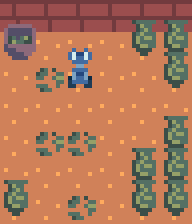

The Python source for this figure:
import enum
import functools

import numpy as np
import jax
import jax.numpy as jnp
import einops
from PIL import Image

from typing import Callable, Self
from jaxtyping import UInt8, Bool, Float, Array, PRNGKeyArray

import strux
import sprites


# # # 
# Environment


class Item(enum.IntEnum):
    EMPTY = 0
    TRASH = 1
    VASE = 2


@strux.struct
class State:
    """
    State of a grid world.
    """
    robot_pos: UInt8[Array, "2"]
    goal_pos: UInt8[Array, "2"]
    items_map: UInt8[Array, "world_size world_size"] # Item[world_size,world_size]
    inventory: UInt8[Array, ""]


@strux.struct
class Observation:
    grid: Bool[Array, "world_size world_size 4"] # world map
    vec: Bool[Array, "2"] # inventory


class Action(enum.IntEnum):
    WAIT = 0 # do nothing
    UP = 1 # move up
    LEFT = 2 # move left
    DOWN = 3 # move down
    RIGHT = 4 # move right
    PICKUP = 5 # pick up item
    PUTDOWN = 6 # drop held item


@strux.struct
class Environment:
    """
    A grid world with a particular layout.
    """
    init_robot_pos: UInt8[Array, "2"]
    init_items_map: UInt8[Array, "world_size world_size"]
    goal_pos: UInt8[Array, "2"]
    
    
    @property
    def world_size(self) -> int:
        ws, ws_ = self.init_items_map.shape
        return ws


    @jax.jit
    def reset(self: Self) -> State:
        """
        Initial state for the given layout.
        """
        return State(
            robot_pos=self.init_robot_pos,
            items_map=self.init_items_map,
            inventory=jnp.array(Item.EMPTY, dtype=jnp.uint8),
            goal_pos=self.goal_pos,
        )

    
    @jax.jit
    def step(self: Self, state: State, action: Action) -> State:
        # move robot
        deltas = jnp.array((
            ( 0,  0), # (do nothing)
            (-1,  0), # move up
            ( 0, -1), # move left
            (+1,  0), # move down
            ( 0, +1), # move right
            ( 0,  0), # (pick up item)
            ( 0,  0), # (drop held item)
        ), dtype=jnp.int8)
        try_robot_pos = state.robot_pos + deltas[action]
        new_robot_pos = jnp.clip(
            try_robot_pos,
            min=0,
            max=self.world_size-1,
        )
        state = state.replace(
            robot_pos=new_robot_pos,
        )
        robot_pos = (state.robot_pos[0], state.robot_pos[1]) # for indexing
        
        # collide with items
        on_item = state.items_map[robot_pos]
        new_item = jnp.where(
            (on_item == Item.VASE),
            Item.TRASH,
            on_item,
        )
        state = state.replace(
            items_map=state.items_map.at[robot_pos].set(new_item),
        )

        # pick up item
        do_pickup = (action == Action.PICKUP) & (state.inventory == Item.EMPTY)
        on_item = state.items_map[robot_pos]
        new_inventory = jnp.where(
            do_pickup,
            on_item,
            state.inventory,
        )
        new_item = jnp.where(
            do_pickup,
            Item.EMPTY,
            on_item,
        )
        state = state.replace(
            inventory=new_inventory,
            items_map=state.items_map.at[robot_pos].set(new_item),
        )

        # put down item
        on_item = state.items_map[robot_pos]
        do_putdown = (action == Action.PUTDOWN) & (on_item == Item.EMPTY)
        new_inventory = jnp.where(
            do_putdown,
            Item.EMPTY,
            state.inventory,
        )
        new_item = jnp.where(
            do_putdown,
            state.inventory,
            on_item,
        )
        state = state.replace(
            inventory=new_inventory,
            items_map=state.items_map.at[robot_pos].set(new_item),
        )

        # dispose of items placed in bin
        state = state.replace(
            items_map=state.items_map.at[
                state.goal_pos[0],
                state.goal_pos[1],
            ].set(Item.EMPTY),
        )

        return state


    @jax.jit
    def observe(self: Self, state: State) -> Observation:
        # grid data (positional stuff)
        grid = jnp.zeros((self.world_size, self.world_size, 4), dtype=bool)
        grid = grid.at[
            state.robot_pos[0],
            state.robot_pos[1],
            0,
        ].set(True)
        grid = grid.at[
            state.goal_pos[0],
            state.goal_pos[1],
            1,
        ].set(True)
        grid = grid.at[:, :, 2].set(state.items_map == Item.TRASH)
        grid = grid.at[:, :, 2].set(state.items_map == Item.VASE)
        # feature data (inventory status)
        vec = jnp.zeros((2,), dtype=bool)
        vec = vec.at[0].set(state.inventory == Item.TRASH)
        vec = vec.at[1].set(state.inventory == Item.VASE)
        # done
        return Observation(grid=grid, vec=vec)


    @jax.jit
    def render(self: Self, state: State) -> UInt8[Array, "height width rgb"]:
        def stack(a, b):
            return jnp.where(b > 0, b, a)
        # choose avatar
        robot_sprite = jnp.stack((
            sprites.ROBOT,
            sprites.ROBOT_TRASH,
            sprites.ROBOT_VASE,
        ))[state.inventory]
        
        # select sprites for other tiles
        tall_sprites = jnp.zeros(
            (self.world_size, self.world_size, 16, 8),
            dtype=jnp.uint8,
        )
        tall_sprites = tall_sprites.at[0, :].set(sprites.FLOOR)
        tall_sprites = tall_sprites.at[1:, :, 8:].set(sprites.FLOOR[8:])
        tall_sprites = jnp.where(
            (state.items_map == Item.TRASH)[:,:,None,None],
            jnp.where(
                sprites.TRASH > 0,
                sprites.TRASH,
                tall_sprites,
            ),
            tall_sprites,
        )
        tall_sprites = jnp.where(
            (state.items_map == Item.VASE)[:,:,None,None],
            jnp.where(
                sprites.VASE > 0,
                sprites.VASE,
                tall_sprites,
            ),
            tall_sprites,
        )
        tall_sprites = tall_sprites.at[
            state.goal_pos[0],
            state.goal_pos[1],
        ].set(jnp.where(
            (sprites.GOAL > 0),
            sprites.GOAL,
            tall_sprites[state.goal_pos[0], state.goal_pos[1]],
        ))
        tall_sprites = tall_sprites.at[
            state.robot_pos[0],
            state.robot_pos[1],
        ].set(jnp.where(
            (robot_sprite > 0),
            robot_sprite,
            tall_sprites[state.robot_pos[0], state.robot_pos[1]],
        ))
        # pack the sprites together
        bottoms = tall_sprites[:, :, 8:, :]
        tops = tall_sprites[:, :, :8, :]
        tiles = jnp.zeros(
            (self.world_size+1, self.world_size, 8, 8),
            dtype=jnp.uint8,
        )
        tiles = tiles.at[1:, :, :, :].set(bottoms)
        tiles = tiles.at[:-1, :, :, :].set(jnp.where(
            tops > 0,
            tops,
            tiles[:-1],
        ))
        # form into 2d image
        image = einops.rearrange(tiles, 'H W h w -> (H h) (W w)')

        # apply color palette
        image = jnp.array(sprites.PALETTE, dtype=jnp.uint8)[image]
        return image


@functools.partial(
    jax.jit,
    static_argnames=("world_size", "num_trash", "num_vases"),
)
def generate(
    key: PRNGKeyArray,
    world_size: int,
    num_trash: int,
    num_vases: int,
) -> Environment:
    """
    Randomly construct an environment layout.
    """
    # fixed goal pos
    goal_pos = jnp.zeros((2,), dtype=jnp.uint8)

    # list of possible item/robot coordinates
    coords = einops.rearrange(
        jnp.indices((world_size, world_size)),
        'c h w -> c (h w)',
    )
    # exclude (0,0) (used for goal)
    coords = coords[:, 1:]

    # sample robot and item positions without replacement
    num_positions = 1 + num_trash + num_vases
    all_positions = jax.random.choice(
        key=key,
        a=coords,
        shape=(num_positions,),
        axis=1,
        replace=False,
    )
    robot_pos = all_positions[:, 0]
    items_pos = all_positions[:, 1:]

    # create item map
    items_map = jnp.zeros((world_size, world_size), dtype=jnp.uint8)
    items_map = items_map.at[
        items_pos[0, :num_trash],
        items_pos[1, :num_trash],
    ].set(Item.TRASH)
    items_map = items_map.at[
        items_pos[0, num_trash:],
        items_pos[1, num_trash:],
    ].set(Item.VASE)
    
    return Environment(
        init_robot_pos=robot_pos,
        init_items_map=items_map,
        goal_pos=goal_pos,
    )


# # # 
# Rollouts


@strux.struct
class Transition:
    state: State
    obs: Observation
    value_pred: Float[Array, ""]
    action: UInt8[Array, ""]
    action_logits: Float[Array, "num_actions"]
    next_state: State


@strux.struct
class Rollout:
    transitions: Transition["num_steps"]
    final_obs: Observation
    final_value_pred: Float[Array, ""]


@functools.partial(jax.jit, static_argnames=("actor_critic", "num_steps"))
def collect_rollout(
    env: Environment,
    key: PRNGKeyArray,
    actor_critic: Callable[
        [Observation],
        tuple[Float[Array, "num_actions"], Float[Array, ""]]
    ],
    num_steps: int,
) -> Rollout:
    def step(carry, _):
        key, state = carry
        key_step, key = jax.random.split(key)
        obs = env.observe(state)
        action_logits, value_pred = actor_critic(obs)
        action = jax.random.categorical(
            key=key_step,
            logits=action_logits,
        )
        next_state = env.step(state, action)
        transition = Transition(
            state=state,
            obs=obs,
            value_pred=value_pred,
            action=action,
            action_logits=action_logits,
            next_state=next_state,
        )
        return (key, next_state), transition
    (key, final_state), transitions = jax.lax.scan(
        step,
        (key, env.reset()),
        length=num_steps,
    )
    final_obs = env.observe(final_state)
    _, final_value_pred = actor_critic(final_obs)
    return Rollout(
        transitions=transitions,
        final_obs=final_obs,
        final_value_pred=final_value_pred,
    )


# # # 
# Rewards


type RewardFunction = Callable[[State, Action, State], float]


def reward_simple(
    state: State,
    action: Action,
    next_state: State,
) -> float:
    pickup_reward = (
        (state.items_map[state.robot_pos[0], state.robot_pos[1]] == Item.TRASH)
        & (state.inventory == Item.EMPTY)
        & (action == Action.PICKUP)
    )
    putdown_reward = (
        (state.goal_pos[0] == state.robot_pos[0])
        & (state.goal_pos[1] == state.robot_pos[1])
        & (state.inventory == Item.TRASH)
        & (action == Action.PUTDOWN)
    )
    return (pickup_reward + putdown_reward).astype(float)


def reward_potential(
    state: State,
    action: Action,
    next_state: State,
    discount_factor: float,
) -> float:
    putdown_reward = (
        (state.goal_pos[0] == state.robot_pos[0])
        & (state.goal_pos[1] == state.robot_pos[1])
        & (state.inventory == Item.TRASH)
        & (action == Action.PUTDOWN)
    )
    potential0 = (state.inventory == Item.TRASH)
    potential1 = (next_state.inventory == Item.TRASH)
    shape_term = discount_factor * potential1 - potential0
    return putdown_reward + shape_term


def reward_no_crash_vase(
    state: State,
    action: Action,
    next_state: State,
) -> float:
    # TODO: Quiz: Are there any situations where it will still be optimal to
    # crash a vase?
    r = (next_state.robot_pos[0], next_state.robot_pos[1])
    crashed_vase = (
        (state.items_map[r] == Item.VASE)
        & (next_state.items_map[r] == Item.TRASH)
    )
    return -crashed_vase


def combined_reward(
    state: State,
    action: Action,
    next_state: State,
    discount_factor: float,
) -> float:
    rp = reward_potential(
        state,
        action,
        next_state,
        discount_factor=discount_factor,
    )
    rv = reward_no_crash_vase(
        state,
        action,
        next_state,
    )
    return rp + rv


# TODO: Yeah I think this is a good exercise. Just have to get over the "if"
# JAX hurdle and finish building out the implementation.


# # # 
# Testing


@functools.partial(jax.jit, static_argnames=("grid_width",))
def animate_rollouts(
    env: Environment, # or environments...
    rollouts: Rollout["n"],
    grid_width: int,
) -> UInt8[Array, "num_steps+1 H*h+H+1 W*w+W+1 rgb"]:
    n = jax.tree.leaves(rollouts)[0].shape[0]
    assert (n % grid_width) == 0

    # full state sequence
    all_states = jax.tree.map(
        lambda xs, xs_: jnp.concatenate((xs, xs_[:, [-1]]), axis=1),
        rollouts.transitions.state,
        rollouts.transitions.next_state,
    )
    
    # render images for all states
    images = jax.vmap(jax.vmap(env.render))(all_states)

    # rearrange into a (padded) grid of renders
    images = jnp.pad(
        images,
        pad_width=(
            (0, 0), # env
            (0, 0), # steps
            (0, 1), # height
            (0, 1), # width
            (0, 0), # channel
        ),
    )
    grid = einops.rearrange(
        images,
        '(H W) t h w rgb -> t (H h) (W w) rgb',
        W=grid_width,
    )
    grid = jnp.pad(
        grid,
        pad_width=(
            (0, 4), # time
            (1, 0), # height
            (1, 0), # width
            (0, 0), # channel
        ),
    )
    return grid


def rollouts(
    world_size: int = 8,
    num_trash: int = 8,
    num_vases: int = 8,
    episode_horizon: int = 256,
    num_parallel_envs: int = 32,
    animation_path: str = "animation.gif",
    seed: int = 42,
):
    key = jax.random.key(seed=seed)
    env = generate(
        key,
        world_size=world_size,
        num_trash=num_trash,
        num_vases=num_vases,
    )
    
    print("generating environments...")
    envs = jax.vmap(generate, in_axes=(0,None,None,None))(
        jax.random.split(key, num_parallel_envs),
        world_size,
        num_trash,
        num_vases,
    )
    def actor_critic(obs):
        return jnp.zeros(len(Action)), 0.
    print("collecting rollouts...")
    rollouts = jax.jit(jax.vmap(
        collect_rollout,
        in_axes=(0,0,None,None),
    ))(
        envs,
        jax.random.split(num_parallel_envs),
        actor_critic,
        episode_horizon,
    )
    print("rendering rollouts...")
    frames = animate_rollouts(
        env=env, # TODO: maybe envs?
        rollouts=rollouts,
        grid_width=8,
    )
    print("saving gif...")
    frames = np.array(frames)
    Image.fromarray(frames[0]).save(
        animation_path,
        save_all=True,
        append_images=[Image.fromarray(f) for f in frames[1:]],
        duration=5,
        loop=0,
    )


def play(
    world_size: int = 8,
    num_trash: int = 8,
    num_vases: int = 8,
    seed: int = 42,
):
    import readchar
    import matthewplotlib as mp

    key = jax.random.key(seed=seed)
    env = generate(
        key,
        world_size=world_size,
        num_trash=num_trash,
        num_vases=num_vases,
    )
    
    print("your turn... wasd move / q pickup / e drop / r reset / z quit")
    state = env.reset()
    print(mp.image(env.render(state)))
    while True:
        key = readchar.readkey()
        if key == 'z':
            break
        elif key == 'r':
            state = env.reset()
        else:
            action = {
                'w': Action.UP,
                'a': Action.LEFT,
                's': Action.DOWN,
                'd': Action.RIGHT,
                'q': Action.PICKUP,
                'e': Action.PUTDOWN,
            }[key]
            state = env.step(state, action)
        plot = mp.image(env.render(state))
        print(f"{-plot}{plot}")


if __name__ == "__main__":
    import tyro
    tyro.extras.subcommand_cli_from_dict({
        'rollouts': rollouts,
        'play': play,
    })
